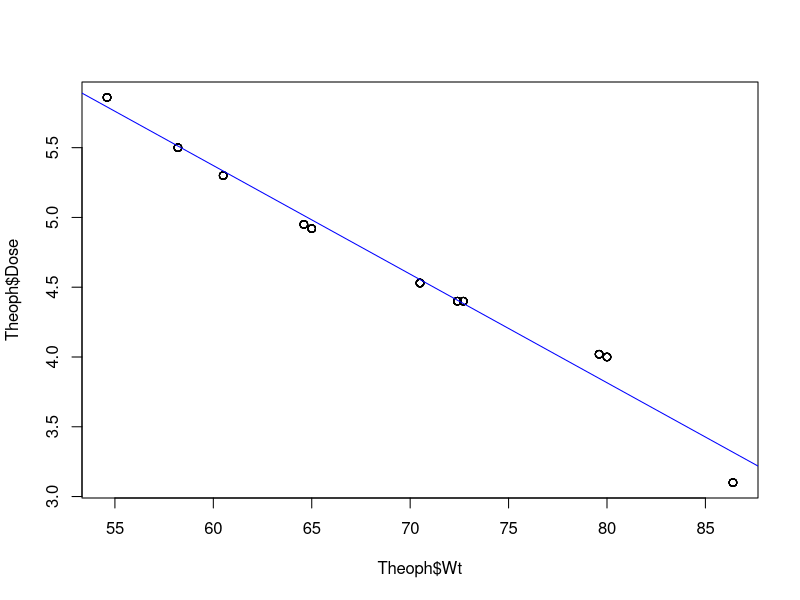

The R source for this figure:

data("Theoph")
head(Theoph)

#linear model
model <- lm(Dose ~ Wt, data = Theoph)
summary(model)

#plot regression
plot(Theoph$Wt, Theoph$Dose)
abline(model, col = "blue")

#predict new values
new_data <- data.frame(Wt = c(90, 95, 100))
predict(model, new_data)
